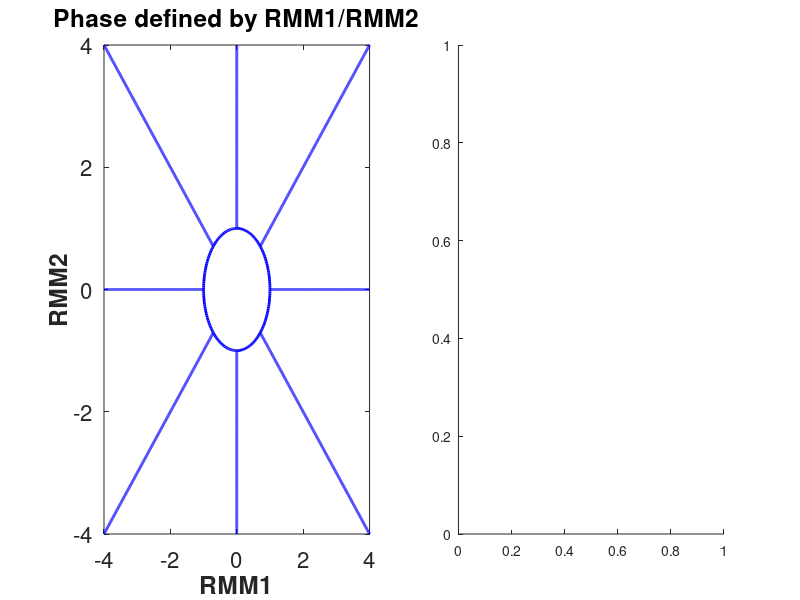

Here is the MATLAB script that generated this plot: (Note: this script raises an error after producing the figure.)
figure('pos',[10 10 1500 1500]);
subplot(1,2,1);
lin1x=linspace(0,0,1000);lin1y=linspace(1,4,1000);
lin2x=linspace(sqrt(2)/2,4,1000);lin2y=linspace(sqrt(2)/2,4,1000);
lin3x=linspace(1,4,1000);lin3y=linspace(0,0,1000);
lin4x=linspace(sqrt(2)/2,4,1000);lin4y=linspace(-4,-sqrt(2)/2,1000);
lin5x=linspace(0,0,1000);lin5y=linspace(-4,-1,1000);
lin6x=linspace(-4,-sqrt(2)/2,1000);lin6y=linspace(-4,-sqrt(2)/2,1000);
lin7x=linspace(-4,-1,1000);lin7y=linspace(0,0,1000);
lin8x=linspace(-4,-sqrt(2)/2,1000);lin8y=linspace(sqrt(2)/2,4,1000);

t=0:pi/100:2*pi;
x=sin(t);
y=cos(t);

plot(x,y,'b','linewidth',2);
hold on
plot([lin1x(:) lin2x(:) lin3x(:) lin4x(:) lin5x(:) lin6x(:) lin7x(:) flipud(lin8x(:))],...
    [lin1y(:) lin2y(:) lin3y(:) flipud(lin4y(:)) lin5y(:) lin6y(:) lin7y(:) lin8y(:)],'b','linewidth',2);

xlabel('RMM1','fontweight','bold','fontsize',16);
ylabel('RMM2','fontweight','bold','fontsize',16);

title('Phase defined by RMM1/RMM2','fontsize',16,'fontweight','bold');
set(gca,'fontsize',16);
set(gca,'fontsize',16);

subplot(1,2,2);
load('precip_clim');
example_ts=smoothdata(squeeze(precip_clim(45,18,:)),1,'gaussian',31);
period_1=150:200;
period_2=250:300;

t1=period_1(find(example_ts(period_1)==nanmax(example_ts(period_1))));
t2=period_2(find(example_ts(period_2)==nanmax(example_ts(period_2))));

period_p=t1:t2;
tmin=period_p(find(example_ts(t1:t2)==nanmin(example_ts(t1:t2))));
plot(1:366,example_ts,'linewidth',2);
phase_1=t1:round(quantile([t1 tmin],0.35));
phase_2=round(quantile([t1 tmin],0.35)):tmin;
phase_3=tmin:round(quantile([tmin t2],0.65));
phase_4=round(quantile([tmin t2],0.65)):t2;
hold on
x1_phase1=phase_1;
y1_phase1=zeros(1,length(x1_phase1));
x2_phase1=phase_1(end:-1:1);
y2_phase1=example_ts(x2_phase1);
h1=fill([x1_phase1(:);x2_phase1(:)],[y1_phase1(:);y2_phase1(:)],'red','linestyle','none');
hold on
x1_phase1=phase_2;
y1_phase1=zeros(1,length(x1_phase1));
x2_phase1=phase_2(end:-1:1);
y2_phase1=example_ts(x2_phase1);
h2=fill([x1_phase1(:);x2_phase1(:)],[y1_phase1(:);y2_phase1(:)],'yellow','linestyle','none');
hold on
x1_phase1=phase_3;
y1_phase1=zeros(1,length(x1_phase1));
x2_phase1=phase_3(end:-1:1);
y2_phase1=example_ts(x2_phase1);
h3=fill([x1_phase1(:);x2_phase1(:)],[y1_phase1(:);y2_phase1(:)],'green','linestyle','none');
hold on
x1_phase1=phase_4;
y1_phase1=zeros(1,length(x1_phase1));
x2_phase1=phase_4(end:-1:1);
y2_phase1=example_ts(x2_phase1);
h4=fill([x1_phase1(:);x2_phase1(:)],[y1_phase1(:);y2_phase1(:)],'blue','linestyle','none');
hold on
plot(t1*ones(1000,1),(linspace(0,12,1000))','k--','linewidth',2);
hold on
plot(t2*ones(1000,1),(linspace(0,12,1000))','k--','linewidth',2);
ylim([0 12]);
xlim([150 290]);
set(gca,'xtick',[datenum(2016,6,15) datenum(2016,7,15) datenum(2016,8,15) datenum(2016,9,15)]-datenum(2016,1,1)+1,...
    'xticklabels',{'Jun15th','Jul15th','Aug15th','Sep15th'});
legend([h1 h2 h3 h4],{'P1','P2','P3','P4'},'fontsize',16,'fontweight','bold');
ylabel('mm');
set(gca,'fontsize',16);
